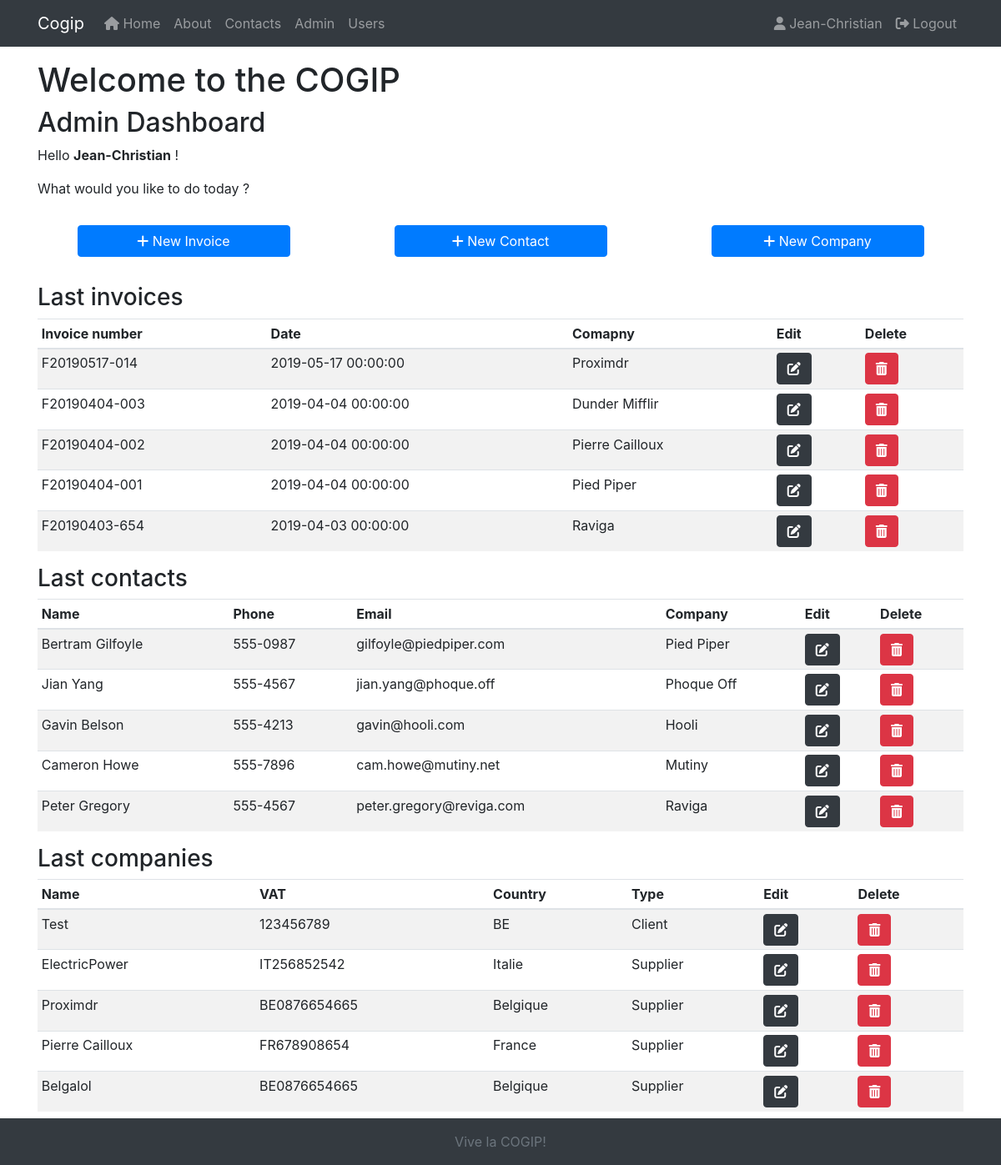
/admin/index (signed in), run on the app's committed database.
### tables this page shows
CREATE TABLE `invoices` (
  `id` int(11) NOT NULL,
  `number` varchar(50) DEFAULT NULL,
  `date` datetime DEFAULT current_timestamp(),
  `company_id` int(11) DEFAULT NULL,
  `people_id` int(11) DEFAULT NULL
);

CREATE TABLE `companies` (
  `id` int(11) NOT NULL,
  `name` varchar(50) DEFAULT NULL,
  `country` varchar(50) DEFAULT NULL,
  `vat` varchar(50) DEFAULT NULL,
  `type_id` int(11) DEFAULT NULL
);

CREATE TABLE `people` (
  `id` int(11) NOT NULL,
  `first_name` varchar(50) DEFAULT NULL,
  `last_name` varchar(50) DEFAULT NULL,
  `telephone` varchar(8) NOT NULL,
  `email` varchar(50) DEFAULT NULL,
  `company_id` int(11) DEFAULT NULL
);

CREATE TABLE `type` (
  `id` int(11) NOT NULL,
  `type` varchar(10) DEFAULT NULL
);

### app/controllers/Admin.php (called while the page is built, shortened)
<?php
    class Admin extends Controller
    {
        public function __construct()
        {
            $this->invoiceModel = $this->model('Invoice');
            $this->personModel = $this->model('Person');
            $this->companyModel = $this->model('Company');
        }
        public function index()
        {
            $invoices = $this->invoiceModel->get5Invoices();
            $people = $this->personModel->get5People();
            $companies = $this->companyModel->get5Companies();
            $data =
            [
                'invoices' => $invoices,
                'people' => $people,
                'companies' => $companies
            ];
            $this->view('admin/index', $data);
        }
    }

### app/libraries/Core.php (called while the page is built, shortened)
<?php
    class Core
    {
        protected $currentMethod = 'index';
        public function __construct()
        {
            $url = $this->getUrl();
            if (isset($url[0]))
            {
                if (file_exists('../app/controllers/' . ucwords($url[0]) . '.php'))
                {
                    unset($url[0]);
                }
            }
            $this->currentController = new $this->currentController;
            if (isset($url[1]))
            {
                if (method_exists($this->currentController, $url[1]))
                {
                    $this->currentMethod = $url[1];
                    unset($url[1]);
                }
            }
            $this->params = $url ? array_values($url) : [];
            call_user_func_array([$this->currentController, $this->currentMethod], $this->params);
        }
        public function getUrl()
        {
            if (isset($_GET['url']))
            {
                $url = rtrim($_GET['url'], '/');
                $url = filter_var($url, FILTER_SANITIZE_URL);
                $url = explode('/', $url);
                return $url;
            }
        }
    }

### public/index.php (called while the page is built, shortened)
<?php
    $init = new Core();

### app/libraries/Database.php (called while the page is built, shortened)
<?php
  class Database
  {
    private $host = DB_HOST;
    private $user = DB_USER;
    private $pass = DB_PASS;
    private $dbname = DB_NAME;
    private $dbh;
    private $stmt;
    public function __construct()
    {
      $dsn = 'mysql:host=' . $this->host . ';dbname=' . $this->dbname;
      $options =
      [
        PDO::ATTR_PERSISTENT => true,
        PDO::ATTR_ERRMODE => PDO::ERRMODE_EXCEPTION,
        PDO::ATTR_DEFAULT_FETCH_MODE => PDO::FETCH_OBJ
      ];
      try
      {
        $this->dbh = new PDO($dsn, $this->user, $this->pass, $options);
      }
      catch(PDOException $e)
      {
        $this->error = $e->getMessage();
        echo $this->error;
      }
    }
    public function query($sql)
    {
      $this->stmt = $this->dbh->prepare($sql);
    }
    public function execute()
    {
      return $this->stmt->execute();
    }
    public function resultSet()
    {
      $this->execute();
      return $this->stmt->fetchAll();
    }
  }

### app/models/Invoice.php (called while the page is built, shortened)
<?php
    class Invoice
    {
        private $db;
        public function __construct()
        {
            $this->db = new Database;
        }
        public function get5Invoices()
        {
          $this->db->query('SELECT *,
                            invoices.id as invoiceId,
                            companies.id as companyId
                            FROM invoices
                            INNER JOIN companies
                            ON invoices.company_id = companies.id
                            ORDER BY date DESC
                            LIMIT 5
                            ');
          $results = $this->db->resultSet();
          return $results;
        }
    }

### app/models/Person.php (called while the page is built, shortened)
<?php
    class Person
    {
        private $db;
        public function __construct()
        {
            $this->db = new Database;
        }
        public function get5People()
        {
            $this->db->query('SELECT *,
                              people.id as personId,
                              companies.id as companyId
                              FROM people
                              INNER JOIN companies
                              ON people.company_id = companies.id
                              ORDER BY people.id DESC
                              LIMIT 5
                              ');
            $results = $this->db->resultSet();
            return $results;
        }
    }

### app/models/Company.php (called while the page is built, shortened)
<?php
    class Company
    {
        private $db;
        public function __construct()
        {
            $this->db = new Database;
        }
        public function get5Companies()
        {
            $this->db->query('SELECT *,
                              companies.id as companyId,
                              type.id as typeId
                              FROM companies
                              INNER JOIN type
                              ON companies.type_id = type.id
                              ORDER BY companies.id DESC
                              LIMIT 5
                              ');
            $results = $this->db->resultSet();
            return $results;
        }
    }

### app/views/admin/index.php (the view, shortened to what this page needs)
<?php require APPROOT . '/views/inc/header.php'; ?>
    <div class="row mb-3">
        <div class="col-md-6">
            <h1>Welcome to the COGIP</h1>
            <h2>Admin Dashboard</h2>
            <p>Hello <strong><?= $_SESSION['user_name'] ?></strong> !</p>
            <p>What would you like to do today ?</p>
        </div>
    </div>
    <div class="row mb-3">
        <div class="col-md-3 mx-auto">
            <a href="<?= URLROOT ?>/invoices/add" class="btn btn-primary btn-block">
                <i class="fas fa-plus"></i> New Invoice
            </a>
        </div>
        <div class="col-md-3 mx-auto">
            <a href="<?= URLROOT ?>/people/add" class="btn btn-primary btn-block">
                <i class="fas fa-plus"></i> New Contact
            </a>
        </div>
        <div class="col-md-3 mx-auto">
            <a href="<?= URLROOT ?>/companies/add" class="btn btn-primary btn-block">
                <i class="fas fa-plus"></i> New Company
            </a>
        </div>
    </div>
    <h3 class="pt-3">Last invoices</h3>
      <div class="table-responsive">
        <table class="table table-striped table-sm">
            <thead>
                <tr>
                    <th>Invoice number</th>
                    <th>Date</th>
                    <th>Comapny</th>
                    <?php if (isset($_SESSION['user_type']) && $_SESSION['user_type'] == '1') : ?>
                        <th>Edit</th>
                        <th>Delete</th>
                    <?php endif; ?>
                </tr>
            </thead>
            <tbody>
                <?php foreach($data['invoices'] as $invoice) : ?>
                    <tr>
                        <td><?= $invoice->number ?></td>
                        <td><?= $invoice->date ?></td>
                        <td><?= $invoice->name ?></td>
                        <?php if (isset($_SESSION['user_type']) && $_SESSION['user_type'] == '1') : ?>
                            <td>
                                <a href="<?= URLROOT ?>/invoices/edit/<?= intval($invoice->invoiceId) ?>" class="btn btn-dark"><i class="fas fa-edit"></i></a>
                            </td>
                            <td>
                                <form action="<?= URLROOT ?>/invoices/delete/<?= intval($invoice->invoiceId) ?>" method="post">
                                    <input type="submit" class="btn btn-danger" style="font-family: FontAwesome" value="&#xf2ed">
                                </form>
                            </td>
                        <?php endif; ?>
                    </tr>
                <?php endforeach ?>
            </tbody>
        </table>
      </div>
      <h3>Last contacts</h3>
      <div class="table-responsive">
        <table class="table table-striped table-sm">
            <thead>
                <tr>
                    <th>Name</th>
                    <th>Phone</th>
                    <th>Email</th>
                    <th>Company</th>
                    <?php if (isset($_SESSION['user_type']) && $_SESSION['user_type'] == '1') : ?>
                        <th>Edit</th>
                        <th>Delete</th>
                    <?php endif; ?>
                </tr>
            </thead>
            <tbody>
                <?php foreach($data['people'] as $person) : ?>
                    <tr>
                        <td><?= $person->first_name . ' ' . $person->last_name ?></td>
                        <td><?= $person->telephone ?></td>
                        <td><?= $person->email ?></td>
                        <td><?= $person->name ?></td>
                        <?php if (isset($_SESSION['user_type']) && $_SESSION['user_type'] == '1') : ?>
                            <td>
                            <a href="<?= URLROOT ?>/people/edit/<?= intval($person->personId) ?>" class="btn btn-dark"><i class="fas fa-edit"></i></a>
                            </td>
                            <td>
                                <form class="pull-right" action="<?= URLROOT ?>/people/delete/<?= intval($person->personId) ?>" method="post">
                                    <input type="submit" class="btn btn-danger" style="font-family: FontAwesome" value="&#xf2ed">
                                </form>
                            </td>
                        <?php endif; ?>
                    </tr>
                <?php endforeach ?>
            </tbody>
        </table>
      </div>
      <h3>Last companies</h3>
      <div class="table-responsive">
        <table class="table table-striped table-sm">
            <thead>
                <tr>
                    <th>Name</th>
                    <th>VAT</th>
                    <th>Country</th>
                    <th>Type</th>
                    <?php if (isset($_SESSION['user_type']) && $_SESSION['user_type'] == '1') : ?>
                        <th>Edit</th>
                        <th>Delete</th>
                    <?php endif; ?>
                </tr>
            </thead>
            <tbody>
                <?php foreach($data['companies'] as $company) : ?>
                    <tr>
                        <td><?= $company->name?></td>
                        <td><?= $company->vat ?></td>
                        <td><?= $company->country ?></td>
                        <td><?= $company->type ?></td>
                        <?php if (isset($_SESSION['user_type']) && $_SESSION['user_type'] == '1') : ?>
                            <td>
                                <a href="<?= URLROOT ?>/companies/edit/<?= intval($company->companyId) ?>" class="btn btn-dark"><i class="fas fa-edit"></i></a>
                            </td>
                            <td>
                                <form class="pull-right" action="<?= URLROOT ?>/companies/delete/<?= intval($company->companyId) ?>" method="post">
                                    <input type="submit" class="btn btn-danger" style="font-family: FontAwesome" value="&#xf2ed">
                                </form>
                            </td>
                        <?php endif; ?>
                    </tr>
                <?php endforeach ?>
            </tbody>
        </table>
      </div>
<?php require APPROOT . '/views/inc/footer.php'; ?>

### data on the page
invoices: number "F20190517-014", date "2019-05-17 00:00:00", company.name "Proximdr"
invoices: number "F20190404-003", date "2019-04-04 00:00:00", company.name "Dunder Mifflir"
invoices: number "F20190404-002", date "2019-04-04 00:00:00", company.name "Pierre Cailloux"
invoices: number "F20190404-001", date "2019-04-04 00:00:00", company.name "Pied Piper"
invoices: number "F20190403-654", date "2019-04-03 00:00:00", company.name "Raviga"
people: first_name "Bertram", last_name "Gilfoyle", telephone "555-0987", email "gilfoyle@piedpiper.com", company.name "Pied Piper"
people: first_name "Jian", last_name "Yang", telephone "555-4567", email "jian.yang@phoque.off", company.name "Phoque Off"
people: first_name "Gavin", last_name "Belson", telephone "555-4213", email "gavin@hooli.com", company.name "Hooli"
people: first_name "Cameron", last_name "Howe", telephone "555-7896", email "cam.howe@mutiny.net", company.name "Mutiny"
people: first_name "Peter", last_name "Gregory", telephone "555-4567", email "peter.gregory@reviga.com", company.name "Raviga"
companies: name "Test", vat "123456789", country "BE", type.type "Client"
companies: name "ElectricPower", vat "IT256852542", country "Italie", type.type "Supplier"
companies: name "Proximdr", vat "BE0876654665", country "Belgique", type.type "Supplier"
companies: name "Pierre Cailloux", vat "FR678908654", country "France", type.type "Supplier"
companies: name "Belgalol", vat "BE0876654665", country "Belgique", type.type "Supplier"

### other printed values
SITENAME "Cogip"
$_SESSION['user_name'] "Jean-Christian"
